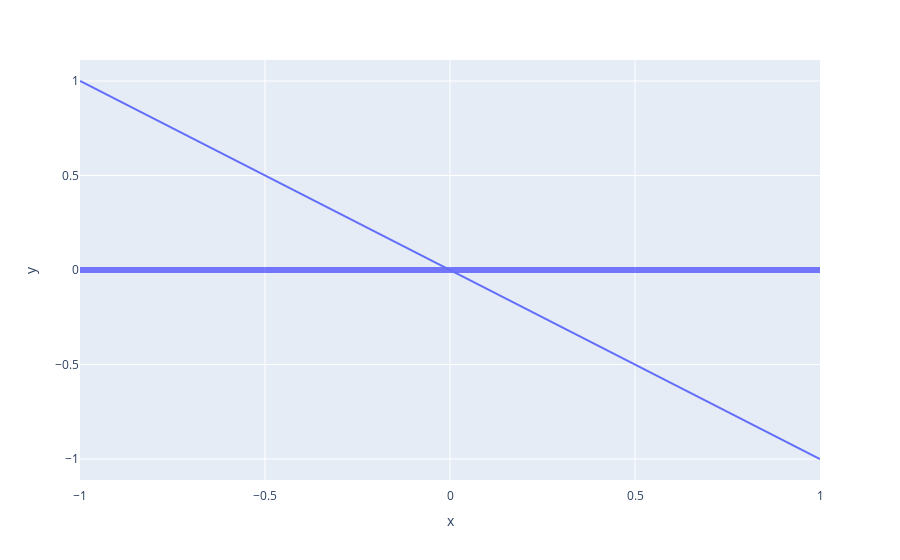

Source (notebook cell):
### Markdown cell above
## Zero kullanimi

### Code cell
fig = px.line(y=[1, -1], x=[-1,1])
fig.update_xaxes(zeroline=False,linewidth=6, zerolinecolor='rgba(0,255,0,0.5)')
fig.update_yaxes(zeroline=True, zerolinewidth=6, zerolinecolor='rgba(0,0,255,0.5)')
fig.show()

### Figure 1 — Plotly figure (JSON) as saved in the notebook; plotly's stock layout.template omitted (floating-point values rounded to 4 significant figures)
{"data": [{"hovertemplate": "x=%{x}<br>y=%{y}<extra></extra>", "legendgroup": "", "line": {"color": "#636efa", "dash": "solid"}, "marker": {"symbol": "circle"}, "mode": "lines", "name": "", "orientation": "v", "showlegend": false, "type": "scatter", "x": [-1, 1], "xaxis": "x", "y": [1, -1], "yaxis": "y"}], "layout": {"legend": {"tracegroupgap": 0}, "margin": {"t": 60}, "xaxis": {"anchor": "y", "domain": [0, 1], "linewidth": 6, "title": {"text": "x"}, "zeroline": false, "zerolinecolor": "rgba(0,255,0,0.5)"}, "yaxis": {"anchor": "x", "domain": [0, 1], "title": {"text": "y"}, "zeroline": true, "zerolinecolor": "rgba(0,0,255,0.5)", "zerolinewidth": 6}}}
